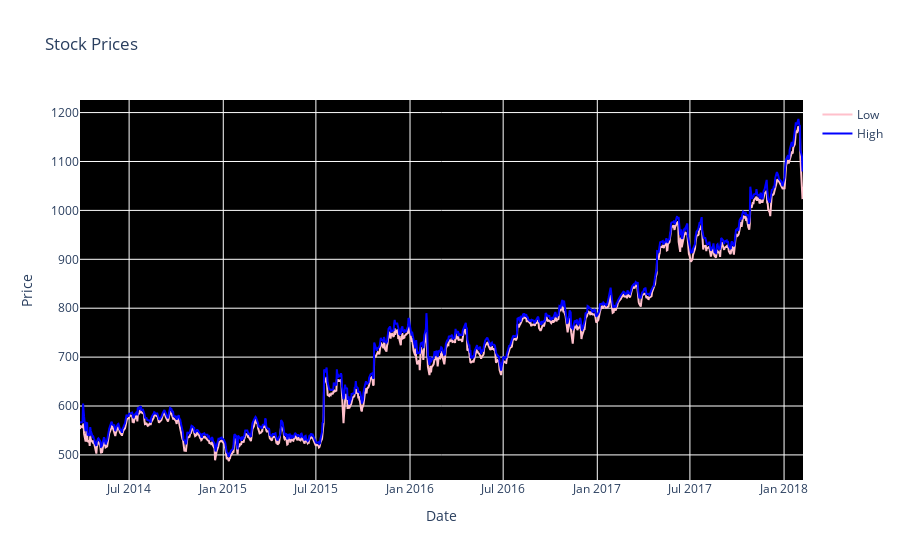

Source (notebook cell):
### Markdown cell above
# Comparision between high and low values over the years

### Code cell
fig = go.Figure()
#Low
fig.add_trace(go.Scatter(
    x=google['date'],
    y=google['low'],
    mode='lines',
    name='Low',
    line=dict(color='pink')
))

# High
fig.add_trace(go.Scatter(
    x=google['date'],
    y=google['high'],
    mode='lines',
    name='High',
    line=dict(color='blue')
))

# Customize the layout
fig.update_layout(
    title='Stock Prices',
    xaxis_title='Date',
    yaxis_title='Price',
    showlegend=True
)
fig.update_layout(plot_bgcolor='black')

fig.show()

### Figure 1 — Plotly figure (JSON) as saved in the notebook; plotly's stock layout.template omitted (floating-point values rounded to 4 significant figures; data arrays with more than 128 entries replaced by an {"elided": "..."} marker saying what was removed)
{"data": [{"line": {"color": "pink"}, "mode": "lines", "name": "Low", "type": "scatter", "x": {"elided": "975 str values"}, "y": {"elided": "975 float values"}}, {"line": {"color": "blue"}, "mode": "lines", "name": "High", "type": "scatter", "x": {"elided": "975 str values"}, "y": {"elided": "975 float values"}}], "layout": {"plot_bgcolor": "black", "showlegend": true, "title": {"text": "Stock Prices"}, "xaxis": {"title": {"text": "Date"}}, "yaxis": {"title": {"text": "Price"}}}}
